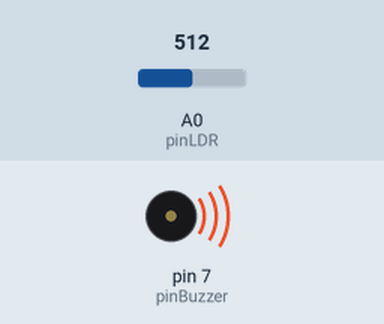
Simulated run of this sketch. Board: Arduino Uno, built with avr-gcc and run on an emulated ATmega328P. Shown: buzzer (waves = sounding, pin HIGH). The test bench sets the inputs (shaded band); at power-on: A0 (pinLDR) = 512. What the sketch prints to the serial monitor is not drawn.

Above: at 1.2 s.
1.3 s: A0 (pinLDR) set to 960
2.8 s: A0 (pinLDR) set to 982
At 3.3 s:
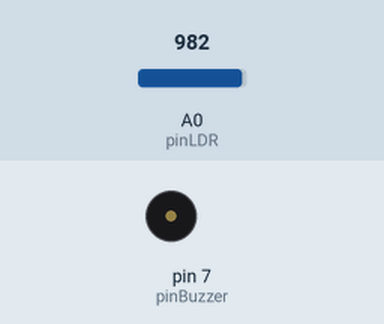
4.3 s: A0 (pinLDR) set to 900
At 5.5 s:
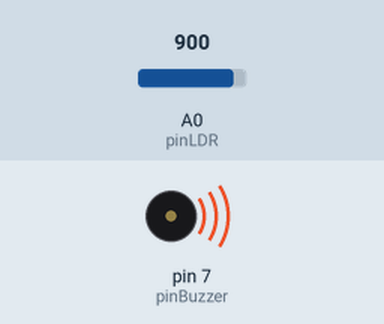
5.8 s: A0 (pinLDR) set to 1023
At 6.8 s:
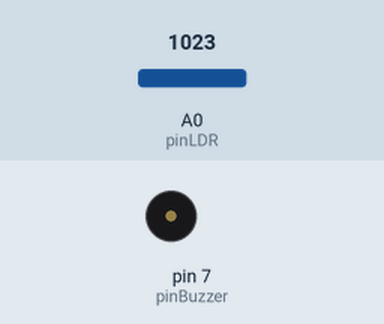
Timing chart, 0 to 8.3 s (numbered marks = the images above; inputs shaded):
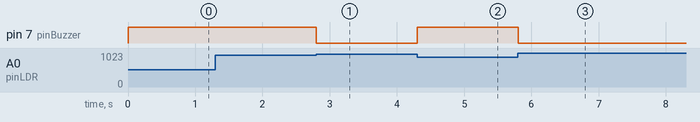

Measured:
- the behaviour switches between 969 and 970 on A0 (pinLDR) (found by bisection; images 0 and 1)
- after the input at 1.3 s, every drawn part: stays the same
- after the input at 2.8 s, pin 7 (pinBuzzer): HIGH → LOW at once
- after the input at 4.3 s, pin 7 (pinBuzzer): LOW → HIGH at once
- after the input at 5.8 s, pin 7 (pinBuzzer): HIGH → LOW at once

The sketch:

LDR___Buzzer.ino
```cpp
//LDR Teste com Bruzzer.ino
//Autor : Robson Brasil
//Versão : 1
//Última Modificação : 01/01/2019

#define pinLDR A0
#define pinBuzzer 7
#define nivelLuz 970

void setup() {
  pinMode (pinBuzzer, OUTPUT);
  Serial.begin (9600);
}

void loop() {
  int valorLDR = analogRead(A0);
  Serial.print (valorLDR);

  if (valorLDR < nivelLuz) {
    digitalWrite(pinBuzzer, HIGH);
  } else {
    digitalWrite(pinBuzzer, LOW);
  }
}
```
